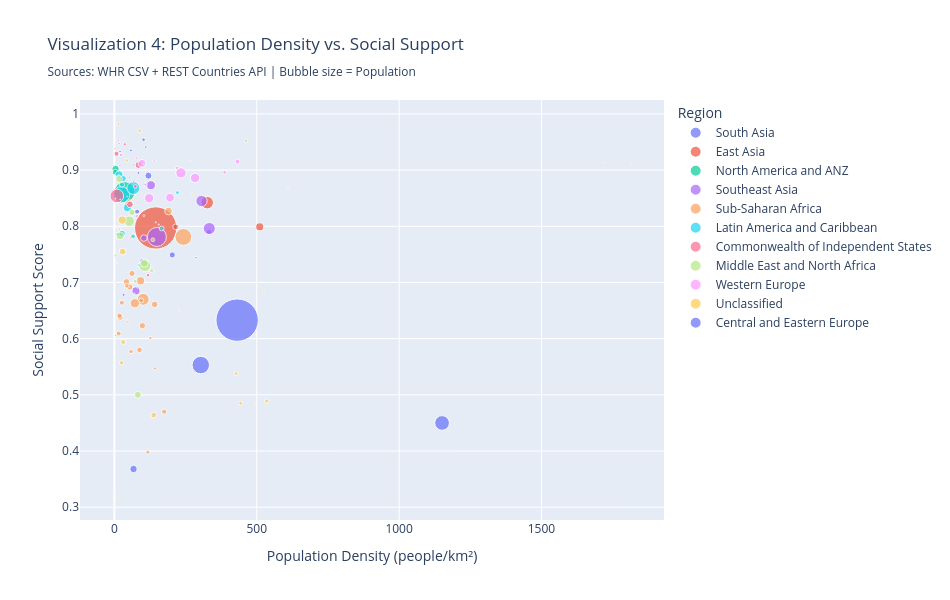

Notebook code for this chart:
### Markdown cell above
### Visualization 4: Population Density vs. Social Support — Scatter Plot
**Sources:** happiness (CSV) + countries (API)  
This interactive Plotly scatter investigates whether population density (from the REST Countries API) correlates with social support scores (from the WHR flat file).
**I will now create an interactive scatter plot comparing population density and social support by country and region. This will allow me to explores whether demographic crowding patterns align with perceived social support.**

### Code cell
# Visualization 4: Pop Density vs Social Support (Plotly)
viz4_query = """
SELECT h.country, h.social_support, h.region,
       c.Pop_Density_Per_Sq_Km, c.Population
FROM happiness h
INNER JOIN countries c ON h.country = c.Country
WHERE c.Pop_Density_Per_Sq_Km IS NOT NULL
  AND h.social_support IS NOT NULL
  AND c.Pop_Density_Per_Sq_Km < 2000
"""
df_viz4 = pd.read_sql(viz4_query, conn)

fig4 = px.scatter(df_viz4, x='Pop_Density_Per_Sq_Km', y='social_support',
                  color='region', hover_name='country',
                  size='Population', size_max=30,
                  labels={'Pop_Density_Per_Sq_Km': 'Population Density (people/km²)',
                          'social_support': 'Social Support Score',
                          'region': 'Region'},
                  title='Visualization 4: Population Density vs. Social Support<br><sub>Sources: WHR CSV + REST Countries API | Bubble size = Population</sub>')
fig4.update_layout(height=600, width=950)

try:
    fig4.write_image('viz4_density_vs_support.png', scale=2)
    print("✔ Visualization 4 PNG saved")
except ValueError as e:
    print(f"PNG export skipped: {e}")

fig4.show()
print("✔ Visualization 4 displayed")

### Figure 1 — Plotly figure (JSON) as saved in the notebook; plotly's stock layout.template omitted (floating-point values rounded to 4 significant figures)
{"data": [{"hovertemplate": "<b>%{hovertext}</b><br><br>Region=South Asia<br>Population Density (people/km²)=%{x}<br>Social Support Score=%{y}<br>Population=%{marker.size}<extra></extra>", "hovertext": ["India", "Pakistan", "Bangladesh", "Afghanistan", "Nepal", "Sri Lanka"], "legendgroup": "South Asia", "marker": {"color": "#636efa", "size": [1417492000, 241499431, 169828911, 43844000, 29911840, 21763170], "sizemode": "area", "sizeref": 1575000.0, "symbol": "circle"}, "mode": "markers", "name": "South Asia", "orientation": "v", "showlegend": true, "type": "scatter", "x": [431.2, 303.4, 1151.0, 67.22, 203.2, 331.7], "xaxis": "x", "y": [0.633, 0.553, 0.45, 0.368, 0.749, 0.79], "yaxis": "y"}, {"hovertemplate": "<b>%{hovertext}</b><br><br>Region=East Asia<br>Population Density (people/km²)=%{x}<br>Social Support Score=%{y}<br>Population=%{marker.size}<extra></extra>", "hovertext": ["China", "Japan", "South Korea", "South Korea", "Mongolia"], "legendgroup": "East Asia", "marker": {"color": "#EF553B", "size": [1408280000, 123210000, 51159889, 25950000, 3544835], "sizemode": "area", "sizeref": 1575000.0, "symbol": "circle"}, "mode": "markers", "name": "East Asia", "orientation": "v", "showlegend": true, "type": "scatter", "x": [145.1, 326.0, 510.5, 215.3, 2.27], "xaxis": "x", "y": [0.797, 0.842, 0.799, 0.799, 0.938], "yaxis": "y"}, {"hovertemplate": "<b>%{hovertext}</b><br><br>Region=North America and ANZ<br>Population Density (people/km²)=%{x}<br>Social Support Score=%{y}<br>Population=%{marker.size}<extra></extra>", "hovertext": ["United States", "Canada", "Australia", "New Zealand"], "legendgroup": "North America and ANZ", "marker": {"color": "#00cc96", "size": [340110988, 41651653, 27536874, 5324700], "sizemode": "area", "sizeref": 1575000.0, "symbol": "circle"}, "mode": "markers", "name": "North America and ANZ", "orientation": "v", "showlegend": true, "type": "scatter", "x": [35.71, 4.17, 3.58, 19.81], "xaxis": "x", "y": [0.861, 0.902, 0.896, 0.933], "yaxis": "y"}, {"hovertemplate": "<b>%{hovertext}</b><br><br>Region=Southeast Asia<br>Population Density (people/km²)=%{x}<br>Social Support Score=%{y}<br>Population=%{marker.size}<extra></extra>", "hovertext": ["Indonesia", "Philippines", "Vietnam", "Thailand", "Myanmar", "Malaysia", "Cambodia", "Laos"], "legendgroup": "Southeast Asia", "marker": {"color": "#ab63fa", "size": [284438782, 114123600, 101343800, 65859640, 51316756, 34231700, 17577760, 7647000], "sizemode": "area", "sizeref": 1575000.0, "symbol": "circle"}, "mode": "markers", "name": "Southeast Asia", "orientation": "v", "showlegend": true, "type": "scatter", "x": [149.3, 333.4, 306.0, 128.3, 75.85, 103.5, 97.1, 32.29], "xaxis": "x", "y": [0.781, 0.796, 0.845, 0.873, 0.685, 0.779, 0.738, 0.678], "yaxis": "y"}, {"hovertemplate": "<b>%{hovertext}</b><br><br>Region=Sub-Saharan Africa<br>Population Density (people/km²)=%{x}<br>Social Support Score=%{y}<br>Population=%{marker.size}<extra></extra>", "hovertext": ["Nigeria", "Ethiopia", "Tanzania", "South Africa", "Kenya", "Uganda", "Mozambique", "Ghana", "Madagascar", "Ivory Coast", "Cameroon", "Niger", "Burkina Faso", "Mali", "Malawi", "Zambia", "Chad", "Senegal", "Zimbabwe", "Guinea", "Benin", "Sierra Leone", "Togo", "Liberia", "Mauritania", "Namibia", "Gabon", "Gambia", "Botswana", "Lesotho", "Mauritius", "Eswatini", "Comoros"], "legendgroup": "Sub-Saharan Africa", "marker": {"color": "#FFA15A", "size": [223800000, 111652998, 68153004, 63100945, 53330978, 45905417, 34090466, 33742380, 31727042, 31719275, 29442327, 26312034, 24070553, 22395489, 20734262, 19693423, 19340757, 18593258, 17073087, 14363931, 13224860, 9077691, 8095498, 5248621, 4927532, 3022401, 2469296, 2422712, 2359609, 2116427, 1243741, 1235549, 919901], "sizemode": "area", "sizeref": 1575000.0, "symbol": "circle"}, "mode": "markers", "name": "Sub-Saharan Africa", "orientation": "v", "showlegend": true, "type": "scatter", "x": [242.3, 101.1, 71.94, 51.68, 91.89, 190.1, 42.53, 141.5, 54.05, 98.37, 61.93, 20.77, 88.18, 18.06, 175.0, 26.17, 15.06, 94.52, 43.69, 58.42, 117.4, 126.5, 142.6, 47.13, 4.78, 3.66, 9.23, 226.7, 4.05, 69.72, 609.7, 71.16, 494.0], "xaxis": "x", "y": [0.781, 0.67, 0.663, 0.839, 0.703, 0.827, 0.701, 0.661, 0.692, 0.623, 0.716, 0.638, 0.58, 0.641, 0.47, 0.664, 0.609, 0.668, 0.694, 0.577, 0.398, 0.601, 0.547, 0.63, 0.606, 0.852, 0.735, 0.651, 0.701, 0.68, 0.868, 0.712, 0.483], "yaxis": "y"}, {"hovertemplate": "<b>%{hovertext}</b><br><br>Region=Latin America and Caribbean<br>Population Density (people/km²)=%{x}<br>Social Support Score=%{y}<br>Population=%{marker.size}<extra></extra>", "hovertext": ["Brazil", "Mexico", "Colombia", "Argentina", "Peru", "Venezuela", "Chile", "Ecuador", "Guatemala", "Bolivia", "Dominican Republic", "Honduras", "Nicaragua", "Paraguay", "El Salvador", "Costa Rica", "Panama", "Uruguay", "Jamaica"], "legendgroup": "Latin America and Caribbean", "marker": {"color": "#19d3f3", "size": [213421037, 130575786, 53057212, 46735004, 34350244, 28517000, 20206953, 18103660, 18079810, 11365333, 10771504, 9892632, 6803886, 6109644, 6029976, 5309625, 4064780, 3499451, 2825544], "sizemode": "area", "sizeref": 1575000.0, "symbol": "circle"}, "mode": "markers", "name": "Latin America and Caribbean", "orientation": "v", "showlegend": true, "type": "scatter", "x": [25.06, 66.47, 46.47, 16.81, 26.73, 31.12, 26.73, 65.39, 166.0, 10.35, 221.3, 87.94, 52.19, 15.02, 286.6, 103.9, 53.9, 19.33, 257.1], "xaxis": "x", "y": [0.856, 0.868, 0.833, 0.892, 0.787, 0.885, 0.874, 0.782, 0.796, 0.786, 0.86, 0.731, 0.836, 0.889, 0.744, 0.875, 0.887, 0.908, 0.868], "yaxis": "y"}, {"hovertemplate": "<b>%{hovertext}</b><br><br>Region=Commonwealth of Independent States<br>Population Density (people/km²)=%{x}<br>Social Support Score=%{y}<br>Population=%{marker.size}<extra></extra>", "hovertext": ["Russia", "Uzbekistan", "Ukraine", "Kazakhstan", "Tajikistan", "Azerbaijan", "Kyrgyzstan", "Georgia", "Armenia", "Moldova"], "legendgroup": "Commonwealth of Independent States", "marker": {"color": "#FF6692", "size": [146028325, 37859698, 32862000, 20426568, 10499000, 10241722, 7281800, 4000921, 3076200, 2749076], "sizemode": "area", "sizeref": 1575000.0, "symbol": "circle"}, "mode": "markers", "name": "Commonwealth of Independent States", "orientation": "v", "showlegend": true, "type": "scatter", "x": [8.54, 84.62, 54.45, 7.5, 73.37, 118.3, 36.42, 57.4, 103.4, 81.22], "xaxis": "x", "y": [0.854, 0.909, 0.839, 0.929, 0.871, 0.713, 0.946, 0.779, 0.819, 0.842], "yaxis": "y"}, {"hovertemplate": "<b>%{hovertext}</b><br><br>Region=Middle East and North Africa<br>Population Density (people/km²)=%{x}<br>Social Support Score=%{y}<br>Population=%{marker.size}<extra></extra>", "hovertext": ["Egypt", "Iran", "Algeria", "Iraq", "Morocco", "Saudi Arabia", "Yemen", "Tunisia", "Jordan", "United Arab Emirates", "Israel", "Libya", "Lebanon", "Kuwait"], "legendgroup": "Middle East and North Africa", "marker": {"color": "#B6E880", "size": [107271260, 85961000, 47400000, 46118793, 36828330, 35300280, 32684503, 11972169, 11734000, 11294243, 10134800, 7459000, 5490000, 4881254], "sizemode": "area", "sizeref": 1575000.0, "symbol": "circle"}, "mode": "markers", "name": "Middle East and North Africa", "orientation": "v", "showlegend": true, "type": "scatter", "x": [107.0, 52.15, 19.9, 105.2, 82.47, 16.42, 61.91, 73.18, 131.3, 135.1, 462.0, 4.24, 525.3, 273.9], "xaxis": "x", "y": [0.73, 0.809, 0.783, 0.734, 0.5, 0.884, 0.825, 0.702, 0.721, 0.776, 0.952, 0.748, 0.686, 0.89], "yaxis": "y"}, {"hovertemplate": "<b>%{hovertext}</b><br><br>Region=Western Europe<br>Population Density (people/km²)=%{x}<br>Social Support Score=%{y}<br>Population=%{marker.size}<extra></extra>", "hovertext": ["Germany", "United Kingdom", "France", "Italy", "Spain", "Netherlands", "Belgium", "Portugal", "Sweden", "Greece", "Austria", "Switzerland", "Denmark", "Finland", "Norway", "Ireland", "Cyprus", "Luxembourg", "Malta", "Iceland"], "legendgroup": "Western Europe", "marker": {"color": "#FF97FF", "size": [83491249, 69281437, 66351959, 58927633, 49315949, 18100436, 11825551, 10749635, 10605098, 10400720, 9200931, 9082848, 6011488, 5650325, 5606944, 5458600, 1442614, 681973, 574250, 391810], "sizemode": "area", "sizeref": 1575000.0, "symbol": "circle"}, "mode": "markers", "name": "Western Europe", "orientation": "v", "showlegend": true, "type": "scatter", "x": [233.8, 283.5, 122.0, 195.6, 97.46, 432.4, 387.4, 116.7, 23.55, 78.8, 109.7, 220.0, 139.5, 16.69, 14.52, 77.68, 155.9, 263.7, 1817.0, 3.8], "xaxis": "x", "y": [0.895, 0.886, 0.85, 0.851, 0.912, 0.915, 0.896, 0.895, 0.927, 0.818, 0.874, 0.904, 0.916, 0.947, 0.952, 0.921, 0.803, 0.879, 0.912, 0.979], "yaxis": "y"}, {"hovertemplate": "<b>%{hovertext}</b><br><br>Region=Unclassified<br>Population Density (people/km²)=%{x}<br>Social Support Score=%{y}<br>Population=%{marker.size}<extra></extra>", "hovertext": ["Sudan", "Angola", "Syria", "Somalia", "South Sudan", "Rwanda", "Burundi", "Haiti", "Cuba", "Belarus", "Turkmenistan", "Central African Republic", "Oman", "Qatar", "Trinidad And Tobago", "Djibouti", "Bhutan", "Guyana", "Suriname", "Maldives", "Belize"], "legendgroup": "Unclassified", "marker": {"color": "#FECB52", "size": [51662000, 36170961, 25620000, 19655000, 15786898, 14104969, 12332788, 11867032, 9748007, 9109280, 7057841, 6470307, 5343630, 3173024, 1367764, 1066809, 784043, 772975, 616500, 515132, 417634], "sizemode": "area", "sizeref": 1575000.0, "symbol": "circle"}, "mode": "markers", "name": "Unclassified", "orientation": "v", "showlegend": true, "type": "scatter", "x": [27.39, 29.01, 138.3, 30.82, 25.47, 535.5, 443.1, 427.6, 88.71, 43.88, 14.46, 10.39, 17.27, 273.9, 266.6, 45.98, 20.42, 3.6, 3.76, 1717.0, 18.18], "xaxis": "x", "y": [0.811, 0.755, 0.464, 0.594, 0.557, 0.489, 0.485, 0.538, 0.97, 0.917, 0.982, 0.32, 0.795, 0.857, 0.916, 0.633, 0.848, 0.849, 0.797, 0.913, 0.757], "yaxis": "y"}, {"hovertemplate": "<b>%{hovertext}</b><br><br>Region=Central and Eastern Europe<br>Population Density (people/km²)=%{x}<br>Social Support Score=%{y}<br>Population=%{marker.size}<extra></extra>", "hovertext": ["Poland", "Romania", "Hungary", "Serbia", "Bulgaria", "Slovakia", "Croatia", "Bosnia And Herzegovina", "Lithuania", "Albania", "Slovenia", "Latvia", "North Macedonia", "Kosovo", "Estonia", "Montenegro"], "legendgroup": "Central and Eastern Europe", "marker": {"color": "#636efa", "size": [37392000, 19036031, 9539502, 6567783, 6437360, 5413813, 3866233, 3422000, 2894886, 2363314, 2130638, 1829000, 1822612, 1585566, 1369995, 623327], "sizemode": "area", "sizeref": 1575000.0, "symbol": "circle"}, "mode": "markers", "name": "Central and Eastern Europe", "orientation": "v", "showlegend": true, "type": "scatter", "x": [119.6, 79.85, 102.5, 84.65, 58.06, 110.4, 68.32, 66.82, 44.33, 82.21, 105.1, 28.33, 70.88, 145.4, 30.29, 45.13], "xaxis": "x", "y": [0.89, 0.826, 0.954, 0.895, 0.935, 0.941, 0.909, 0.879, 0.881, 0.691, 0.911, 0.932, 0.883, 0.807, 0.958, 0.853], "yaxis": "y"}], "layout": {"height": 600, "legend": {"itemsizing": "constant", "title": {"text": "Region"}, "tracegroupgap": 0}, "title": {"text": "Visualization 4: Population Density vs. Social Support<br><sub>Sources: WHR CSV + REST Countries API | Bubble size = Population</sub>"}, "width": 950, "xaxis": {"anchor": "y", "domain": [0, 1], "title": {"text": "Population Density (people/km²)"}}, "yaxis": {"anchor": "x", "domain": [0, 1], "title": {"text": "Social Support Score"}}}}
